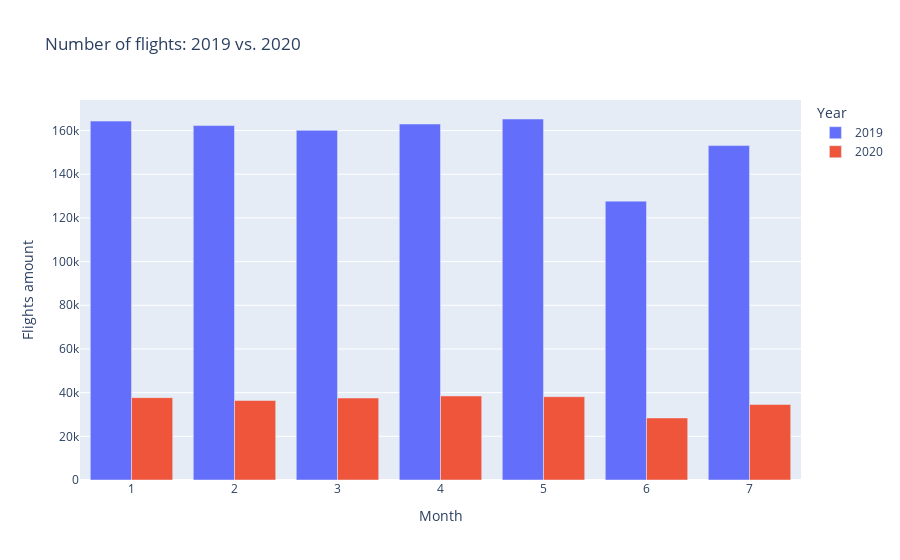

Notebook code cell kept with this figure:
### Code cell
# Create a grouped bar chart using Plotly Express
# The x-axis represents 'day_of_week', and the y-axis shows the number of flights for the years 2019 and 2020
# 'barmode' set to 'group' displays bars for each year side by side
day_to_day_comparision_fig = px.bar(
    day_to_day_comparision_to_plot_df,  # DataFrame to plot
    x='day_of_week',  # X-axis represents days of the week
    y=[2019, 2020],  # Y-axis represents the number of flights for the years 2019 and 2020
    barmode='group',  # Display bars for each year side by side
    labels={'variable': 'Year', 'value': 'Flights amount', 'day_of_week': 'Day of Week'},  # Axis labels
    title='Number of flights: 2019 vs. 2020'  # Title of the chart
)

# Update the layout of the chart to add titles to the x-axis, y-axis, and legend
day_to_day_comparision_fig.update_layout(
    xaxis_title='Day of Week',  # Title for the x-axis (corrected from 'Month' to 'Day of Week')
    yaxis_title='Flights amount',  # Title for the y-axis
    legend_title='Year'  # Title for the legend
)

### Figure 1 — Plotly figure (JSON) as saved in the notebook; plotly's stock layout.template omitted (floating-point values rounded to 4 significant figures)
{"data": [{"alignmentgroup": "True", "hovertemplate": "Year=2019<br>day_of_week=%{x}<br>Flights amount=%{y}<extra></extra>", "legendgroup": "2019", "marker": {"color": "#636efa", "pattern": {"shape": ""}}, "name": "2019", "offsetgroup": "2019", "orientation": "v", "showlegend": true, "textposition": "auto", "type": "bar", "x": [1, 2, 3, 4, 5, 6, 7], "xaxis": "x", "y": [164325, 162265, 160092, 162989, 165283, 127682, 153106], "yaxis": "y"}, {"alignmentgroup": "True", "hovertemplate": "Year=2020<br>day_of_week=%{x}<br>Flights amount=%{y}<extra></extra>", "legendgroup": "2020", "marker": {"color": "#EF553B", "pattern": {"shape": ""}}, "name": "2020", "offsetgroup": "2020", "orientation": "v", "showlegend": true, "textposition": "auto", "type": "bar", "x": [1, 2, 3, 4, 5, 6, 7], "xaxis": "x", "y": [37713, 36396, 37532, 38472, 38133, 28415, 34554], "yaxis": "y"}], "layout": {"barmode": "group", "legend": {"title": {"text": "Year"}, "tracegroupgap": 0}, "title": {"text": "Number of flights: 2019 vs. 2020"}, "xaxis": {"anchor": "y", "domain": [0, 1], "title": {"text": "Month"}}, "yaxis": {"anchor": "x", "domain": [0, 1], "title": {"text": "Flights amount"}}}}
